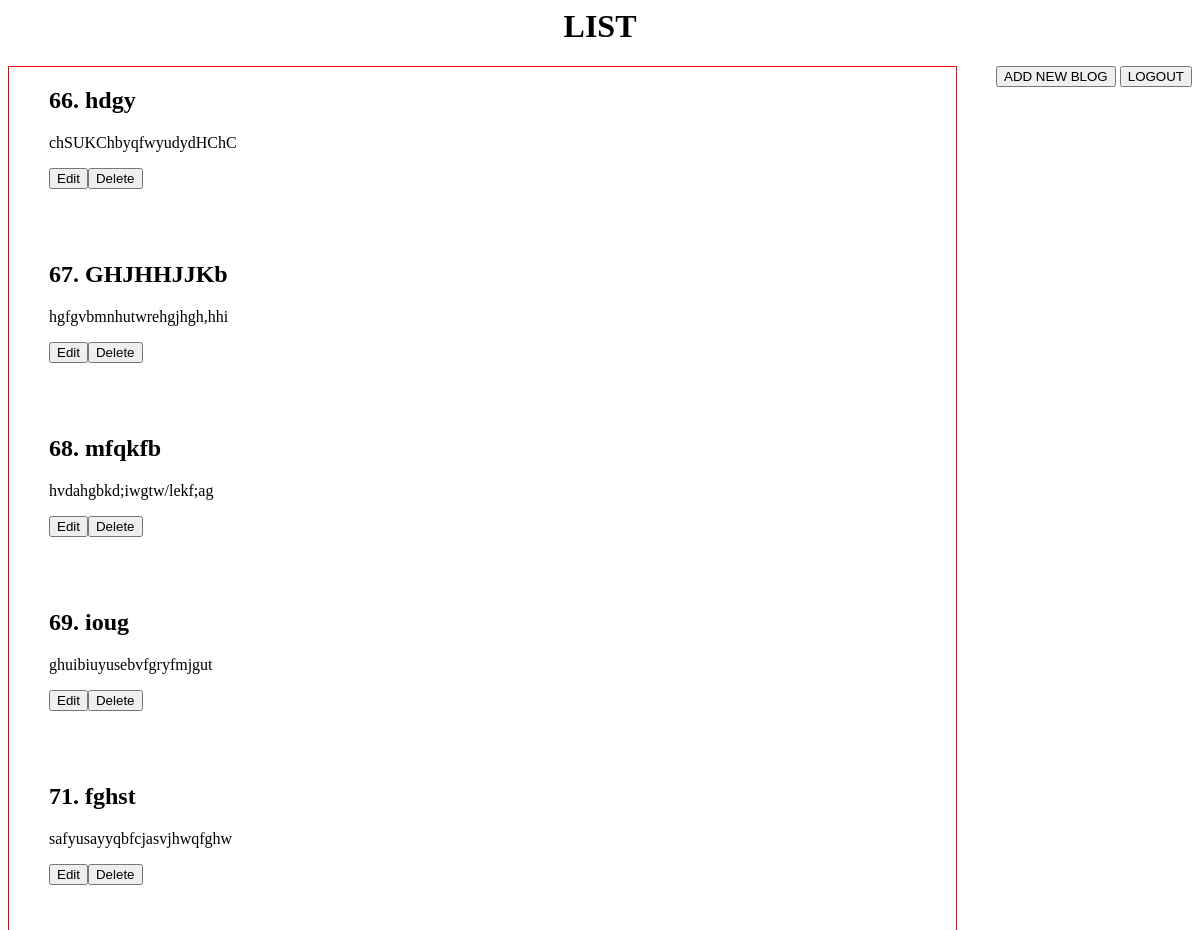
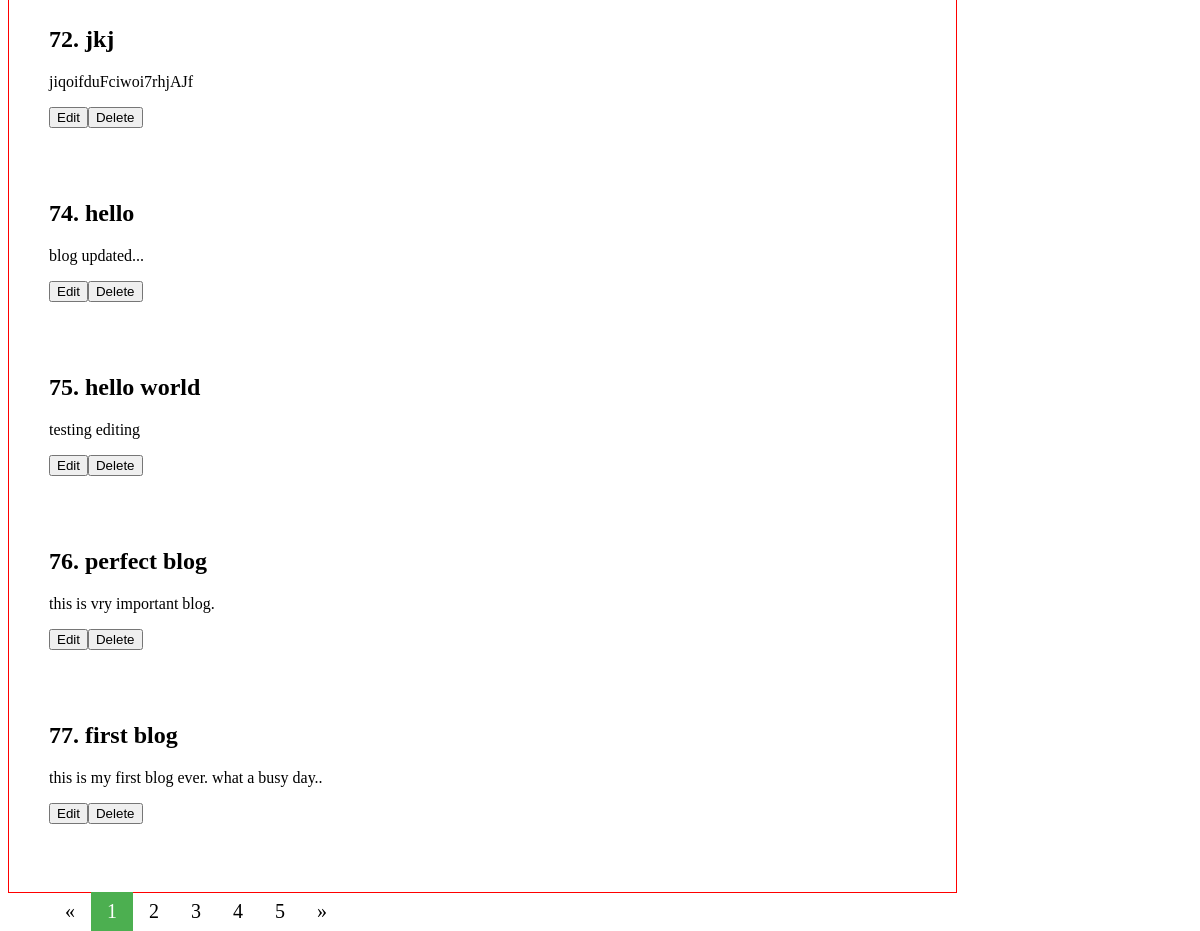
The app's page /list3.php with its own data (2 pictures, top to bottom).
### tables this page shows
CREATE TABLE `blog` (
  `user_id` int(11) DEFAULT NULL,
  `blog_id` int(11) NOT NULL AUTO_INCREMENT,
  `title` varchar(255) DEFAULT NULL,
  `description` varchar(255) DEFAULT NULL,
  PRIMARY KEY (`blog_id`),
  KEY `user_id` (`user_id`),
  CONSTRAINT `blog_ibfk_1` FOREIGN KEY (`user_id`) REFERENCES `logins` (`user_id`)
);

### list3.php (the view, shortened to what this page needs)
<?php
$conn=mysql_connect('localhost','ekta','ekta');
$qrys = "SELECT blog_id,title,description FROM blog LIMIT 10 OFFSET 20";
$result=mysql_query($qrys,$conn);
$num=mysql_num_rows($result);
?>
<html>
<head>
</head>
<body>
<h1 align="center">LIST </h1>
<div class="ryt">
    <a href="addblog.php"><button class="btn" type="button">ADD NEW BLOG</button></a>
    <a href="login.php" ><button class="btn" type="button">LOGOUT</button></a>
</div>
<div class="content-div">
    <?php
    for($i=1;$i<=$num;$i++) {
        $row = mysql_fetch_array($result);
        ?>
        <ul style="text-decoration: none;list-style: none"><h2><li><?php echo $row['blog_id']; ?>. <?php echo $row['title']; ?></h2>
            <p><?php echo $row['description']; ?></p><button>Edit</button><button>Delete</button></li></ul><br></br>
        <?php
    }
    ?>
    <div >
        <ul class="pagination">
            <a href="list.php">&laquo;</a>
            <a class="active" href="list.php">1</a>
            <a href="list2.php">2</a>
            <a href="list3.php">3</a>
            <a href="list4.php">4</a>
            <a href="list5.php">5</a>
            <a href="list5.php">&raquo;</a>
        </ul>
    </div>
</div>
</body>
</html>

### list3.php (style rules this page uses)
.ryt { float: right; display: block; }
ul>a { color: black; float: left; padding: 8px 16px; text-decoration: none; font-size: 20px; }
.pagination a.active { background-color: #4CAF50; color: white; }
.content-div { width: 80%; border:1px solid red; }

### records on screen
blog: blog_id "66", title "hdgy", description "chSUKChbyqfwyudydHChC"
blog: blog_id "67", title "GHJHHJJKb", description "hgfgvbmnhutwrehgjhgh,hhi"
blog: blog_id "68", title "mfqkfb", description "hvdahgbkd;iwgtw/lekf;ag"
blog: blog_id "69", title "ioug", description "ghuibiuyusebvfgryfmjgut"
blog: blog_id "71", title "fghst", description "safyusayyqbfcjasvjhwqfghw"
blog: blog_id "72", title "jkj", description "jiqoifduFciwoi7rhjAJf"
blog: blog_id "74", title "hello", description "blog updated..."
blog: blog_id "75", title "hello world", description "testing editing"
blog: blog_id "76", title "perfect blog", description "this is vry important blog."
blog: blog_id "77", title "first blog", description "this is my first blog ever. what a busy day.."
